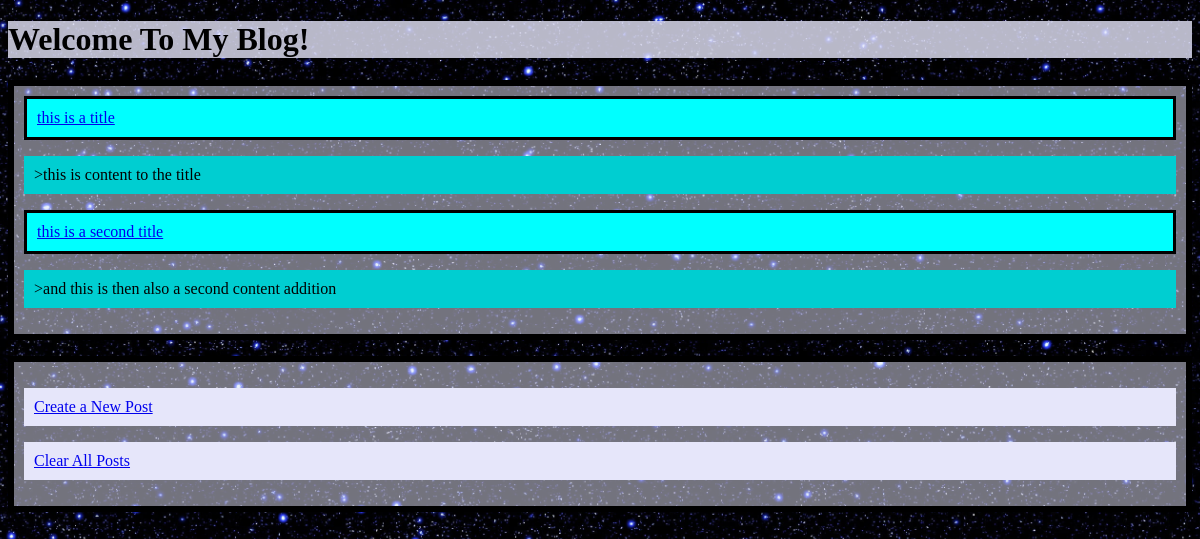
The page / on the database its author committed.
### app.py (models this page shows)
class Post(db.Model):
    id = db.Column(db.Integer, primary_key=True)
    title = db.Column(db.String(100), nullable=False)
    content = db.Column(db.Text, nullable=False)
    post_comments = db.relationship('Comment', backref='post_association', cascade='all, delete-orphan', lazy=True)

### app.py (the view)
@app.route('/')
def home():
    posts = Post.query.all()
    return render_template('index.html', posts=posts)

### app.py (called while the page is built)
@app.after_request
def add_csp_headers(response):
    for header, value in csp_headers.items():
        response.headers[header] = value
    return response

### templates/index.html (shortened to what this page needs)
<!DOCTYPE html>
<html lang="en">
<head>
    <link rel="stylesheet" href="{{ url_for('static', filename='css/styles.css') }}">
</head>
<body class="background-image">
    <h1 style="background-color: rgba(230, 230, 250, 0.8);">Welcome To My Blog!</h1>
    <ul>
        {% for post in posts %}
            <li><a href="{{ url_for('post', post_id=loop.index) }}">{{ post['title'] }}</a></li>
            <p></pstyle>>{{ post['content'] }}</p>
        {% endfor %}
    </ul>
    <ul>
        <p style="background-color: lavender;"><a href="{{ url_for('create') }}">Create a New Post</a></p>
        <p style="background-color: lavender;"><a href="{{ url_for('clear') }}">Clear All Posts</a></p>
    </ul>
</body>
</html>

### static/css/styles.css (style rules this page uses)
ul { border: 6px solid black; padding: 10px; background-color: rgba(230, 230, 250, 0.5); color: black; }
li { border: 3px solid black; padding: 10px; background-color: cyan; color: black; }
p { padding: 10px; background-color: darkturquoise; color: black; }
body { background-image: url('/static/images/wallpaperflare.com_wallpaper.jpg'); background-size: cover; background-position: center; background-repeat: no-repeat; height: 100vh; }

### rows shown on the page
Post: title "this is a title", content "this is content to the title"
Post: title "this is a second title", content "and this is then also a second content addition"
